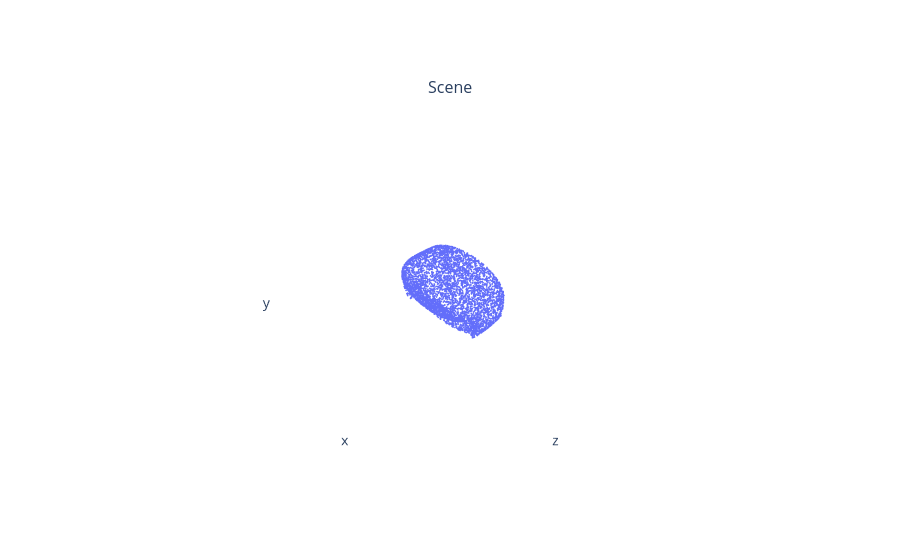

Notebook code cell kept with this figure:
### Code cell
from pytorch3d.structures import Pointclouds
from pytorch3d.vis.plotly_vis import plot_scene

pc_original = Pointclouds(points=[points[0]])

fig = plot_scene({
    "Scene": {
        "Original Point Cloud": pc_original
    }
})

fig.show()

### Figure 1 — Plotly figure (JSON) as saved in the notebook; plotly's stock layout.template omitted (floating-point values rounded to 4 significant figures; data arrays with more than 128 entries replaced by an {"elided": "..."} marker saying what was removed)
{"data": [{"marker": {"size": 1}, "mode": "markers", "name": "Original Point Cloud", "scene": "scene", "type": "scatter3d", "x": {"elided": "5000 float values"}, "y": {"elided": "5000 float values"}, "z": {"elided": "5000 float values"}}], "layout": {"annotations": [{"font": {"size": 16}, "showarrow": false, "text": "Scene", "x": 0.5, "xanchor": "center", "xref": "paper", "y": 1, "yanchor": "bottom", "yref": "paper"}], "scene": {"aspectmode": "cube", "camera": {"up": {"x": 0, "y": 1, "z": 0}}, "domain": {"x": [0, 1], "y": [0, 1]}, "xaxis": {"backgroundcolor": "#fff", "range": [-98.21, 94.58], "showaxeslabels": false, "showgrid": false, "showline": false, "showticklabels": false, "ticks": "", "zeroline": false}, "yaxis": {"backgroundcolor": "#fff", "range": [-90.04, 102.7], "showaxeslabels": false, "showgrid": false, "showline": false, "showticklabels": false, "ticks": "", "zeroline": false}, "zaxis": {"backgroundcolor": "#fff", "range": [-76.51, 116.3], "showaxeslabels": false, "showgrid": false, "showline": false, "showticklabels": false, "ticks": "", "zeroline": false}}}}
